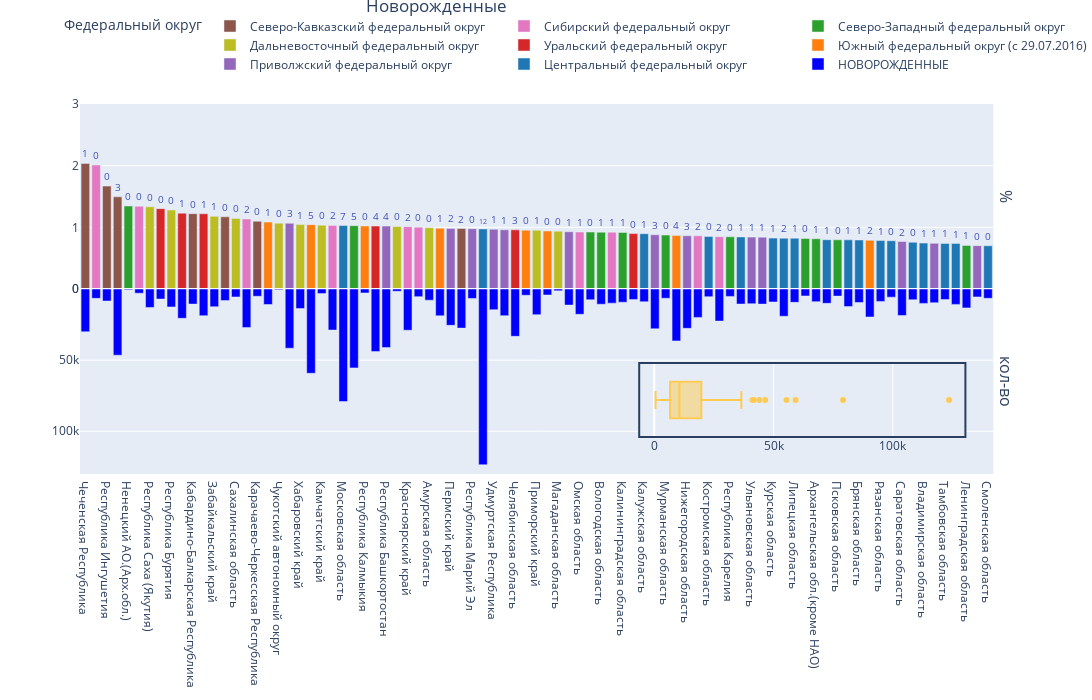

The notebook cell saved with this chart:
### Markdown cell above
##### 1.2.2 Новорожденные

### Code cell
# Создаем маску для формирования нужного нам датасета.
mask_newborn = data.sort_values(by='Новорожденные',ascending=False)
mask_newborn['ОКР'] = mask_newborn['Новорожденные']*100/mask_newborn['Численность населения']
mask_newborn_OKR = mask_newborn.sort_values(by='ОКР',ascending=False)

mask_perc = data.groupby('Федеральный округ')[['Численность населения','Новорожденные']].sum().reset_index()
mask_perc['Новорожденные в %'] = mask_perc['Новорожденные']*100/mask_perc['Численность населения'].astype('float')
mask_perc.sort_values(by='Новорожденные в %',ascending=False,inplace=True)
mask_perc['Новорожденные в %'] = mask_perc['Новорожденные в %'].round(2)
mask_perc['цвет'] = mask_perc['Федеральный округ'].map(dct_colors)


fig = make_subplots(rows=2,
                    cols=1,
                    vertical_spacing=0,
                    shared_xaxes=True,row_titles=['%','кол-во'])


for group in mask_newborn_OKR['Федеральный округ'].unique():
    mask = mask_newborn_OKR[mask_newborn_OKR['Федеральный округ']==group]
    fig.add_trace(col=1,
                  row=1,
                  trace=go.Bar(x=mask['Регионы'],
                  y=mask['ОКР'],
                  showlegend=True,
                  name=group,
                  text=mask['уровень населения'],
                  textfont={'size': 10},
                  legend='legend1',
                  textposition='outside',
                  textfont_color='#3F51B5', 
                  marker_color = dct_colors[group]))

fig.add_trace(go.Bar(x=mask_newborn_OKR['Регионы'],
                     y=mask_newborn_OKR['Новорожденные'],
                     marker_color='blue',name='НОВОРОЖДЕННЫЕ'),row=2,col=1)                  
    
fig.update_xaxes(categoryorder='array',categoryarray=mask_newborn_OKR['Регионы'],row=1,col=1) 
fig.update_yaxes(range=[0, 3],row=1,col=1)  
fig.update_yaxes(autorange="reversed", row=2, col=1)

fig.update_layout(height=700,
                  barmode='relative',
                  title=dict(text='Новорожденные',x=0.4,y=1),
                  width=1500,
                  legend=dict(x=0, y=1.25,title='Федеральный округ'), legend_orientation="h")


# Добавляем вставленный график
fig.add_trace(go.Box(x=data['Новорожденные'],name="",showlegend=False,xaxis="x3",yaxis="y3"))


# Конфигурация осей для вторичного графика

fig.update_layout(shapes=[dict(type="rect", #тип
                           xref="paper", # цвет 
                           yref="paper", # цвет 
                           x0=0.6, # начало графика x0 от левого края
                           y0=0.1, # начало графика y0 от нижнего края
                           x1=0.95, # конец графика x1 от левого края
                           y1=0.3, # конец графика y1 от нижнего края
                           line_width=2, #
                           fillcolor=None, #
                           opacity=1)], # прозрачность
)

# # Уточняем область отображения второго графика


fig.update_layout(
     xaxis3=dict(domain=[0.6, 0.95], anchor="y3"),  # определяем оси X для врезанного графика
     yaxis3=dict(domain=[0.1, 0.3], anchor="x3"))   # определяем оси Y для врезанного графика


fig.update_layout(
    xaxis3_title="",  # Убираем подпись оси X
    yaxis3_title=""   # Убираем подпись оси Y
)


fig.show()

### Figure 1 — Plotly figure (JSON) as saved in the notebook; plotly's stock layout.template omitted (floating-point values rounded to 4 significant figures)
{"data": [{"legend": "legend", "marker": {"color": "#8C564B"}, "name": "Северо-Кавказский федеральный округ", "showlegend": true, "text": [1, 0, 3, 0, 0, 0, 2], "textfont": {"color": "#3F51B5", "size": 10}, "textposition": "outside", "type": "bar", "x": ["Чеченская Республика", "Республика Ингушетия", "Республика Дагестан", "Кабардино-Балкарская Республика", "Республика Северная Осетия-Алания", "Карачаево-Черкесская Республика", "Ставропольский край"], "xaxis": "x", "y": [2.036, 1.669, 1.495, 1.221, 1.171, 1.099, 0.9804], "yaxis": "y"}, {"legend": "legend", "marker": {"color": "#E377C2"}, "name": "Сибирский федеральный округ", "showlegend": true, "text": [0, 0, 2, 2, 2, 0, 1, 1, 2, 2], "textfont": {"color": "#3F51B5", "size": 10}, "textposition": "outside", "type": "bar", "x": ["Республика Тыва", "Республика Алтай", "Иркутская область", "Новосибирская область", "Красноярский край", "Республика Хакасия", "Омская область", "Томская область", "Алтайский край", "Кемеровская область"], "xaxis": "x", "y": [2.01, 1.342, 1.135, 1.032, 1.011, 1.003, 0.9239, 0.921, 0.8621, 0.8482], "yaxis": "y"}, {"legend": "legend", "marker": {"color": "#2CA02C"}, "name": "Северо-Западный федеральный округ", "showlegend": true, "text": [0, 5, 0, 1, 1, 0, 0, 0, 1, 0, 1], "textfont": {"color": "#3F51B5", "size": 10}, "textposition": "outside", "type": "bar", "x": ["Ненецкий АО.(Арх.обл.)", "Санкт-Петербург", "Республика Коми", "Вологодская область", "Калининградская область", "Мурманская область", "Республика Карелия", "Новгородская область", "Архангельская обл.(кроме НАО)", "Псковская область", "Ленинградская область"], "xaxis": "x", "y": [1.347, 1.027, 0.9234, 0.9219, 0.9171, 0.8742, 0.8467, 0.8191, 0.8153, 0.7978, 0.7072], "yaxis": "y"}, {"legend": "legend", "marker": {"color": "#BCBD22"}, "name": "Дальневосточный федеральный округ", "showlegend": true, "text": [0, 0, 1, 0, 0, 1, 0, 0, 0, 1, 0], "textfont": {"color": "#3F51B5", "size": 10}, "textposition": "outside", "type": "bar", "x": ["Республика Саха (Якутия)", "Республика Бурятия", "Забайкальский край", "Сахалинская область", "Чукотский автономный округ", "Хабаровский край", "Камчатский край", "Еврейская автономная область", "Амурская область", "Приморский край", "Магаданская область"], "xaxis": "x", "y": [1.333, 1.28, 1.178, 1.145, 1.068, 1.044, 1.035, 1.014, 0.994, 0.9526, 0.9376], "yaxis": "y"}, {"legend": "legend", "marker": {"color": "#D62728"}, "name": "Уральский федеральный округ", "showlegend": true, "text": [0, 1, 1, 4, 3, 0], "textfont": {"color": "#3F51B5", "size": 10}, "textposition": "outside", "type": "bar", "x": ["ЯНАО(Тюменская обл.)", "ХМАО(Тюменская обл.)", "Тюменская обл.(кроме ХМАО,ЯНАО)", "Свердловская область", "Челябинская область", "Курганская область"], "xaxis": "x", "y": [1.303, 1.23, 1.22, 1.021, 0.9593, 0.8981], "yaxis": "y"}, {"legend": "legend", "marker": {"color": "#FF7F0E"}, "name": "Южный федеральный округ (с 29.07.2016)", "showlegend": true, "text": [1, 5, 0, 1, 0, 0, 4, 2], "textfont": {"color": "#3F51B5", "size": 10}, "textposition": "outside", "type": "bar", "x": ["Астраханская область", "Краснодарский край", "Республика Калмыкия", "Республика Крым", "Республика Адыгея", "Севастополь", "Ростовская область", "Волгоградская область"], "xaxis": "x", "y": [1.085, 1.044, 1.022, 0.9865, 0.954, 0.9407, 0.8691, 0.7894], "yaxis": "y"}, {"legend": "legend", "marker": {"color": "#9467BD"}, "name": "Приволжский федеральный округ", "showlegend": true, "text": [3, 4, 2, 0, 1, 1, 1, 3, 3, 1, 1, 2, 1, 0], "textfont": {"color": "#3F51B5", "size": 10}, "textposition": "outside", "type": "bar", "x": ["Республика Татарстан", "Республика Башкортостан", "Пермский край", "Республика Марий Эл", "Удмуртская Республика", "Оренбургская область", "Чувашская Республика", "Самарская область", "Нижегородская область", "Ульяновская область", "Кировская область", "Саратовская область", "Пензенская область", "Республика Мордовия"], "xaxis": "x", "y": [1.066, 1.02, 0.9822, 0.9776, 0.969, 0.9597, 0.9285, 0.8801, 0.8632, 0.8413, 0.8412, 0.7698, 0.7401, 0.7034], "yaxis": "y"}, {"legend": "legend", "marker": {"color": "#1F77B4"}, "name": "Центральный федеральный округ", "showlegend": true, "text": [7, 12, 1, 0, 1, 1, 2, 1, 1, 1, 1, 1, 0, 0, 1, 1, 1, 0], "textfont": {"color": "#3F51B5", "size": 10}, "textposition": "outside", "type": "bar", "x": ["Московская область", "Москва", "Калужская область", "Костромская область", "Ярославская область", "Курская область", "Воронежская область", "Липецкая область", "Тверская область", "Белгородская область", "Брянская область", "Рязанская область", "Орловская область", "Ивановская область", "Владимирская область", "Тамбовская область", "Тульская область", "Смоленская область"], "xaxis": "x", "y": [1.029, 0.9743, 0.8966, 0.8529, 0.8444, 0.8253, 0.8244, 0.8241, 0.7994, 0.7973, 0.795, 0.7847, 0.7819, 0.7585, 0.745, 0.7383, 0.7375, 0.701], "yaxis": "y"}, {"marker": {"color": "blue"}, "name": "НОВОРОЖДЕННЫЕ", "type": "bar", "x": ["Чеченская Республика", "Республика Тыва", "Республика Ингушетия", "Республика Дагестан", "Ненецкий АО.(Арх.обл.)", "Республика Алтай", "Республика Саха (Якутия)", "ЯНАО(Тюменская обл.)", "Республика Бурятия", "ХМАО(Тюменская обл.)", "Кабардино-Балкарская Республика", "Тюменская обл.(кроме ХМАО,ЯНАО)", "Забайкальский край", "Республика Северная Осетия-Алания", "Сахалинская область", "Иркутская область", "Карачаево-Черкесская Республика", "Астраханская область", "Чукотский автономный округ", "Республика Татарстан", "Хабаровский край", "Краснодарский край", "Камчатский край", "Новосибирская область", "Московская область", "Санкт-Петербург", "Республика Калмыкия", "Свердловская область", "Республика Башкортостан", "Еврейская автономная область", "Красноярский край", "Республика Хакасия", "Амурская область", "Республика Крым", "Пермский край", "Ставропольский край", "Республика Марий Эл", "Москва", "Удмуртская Республика", "Оренбургская область", "Челябинская область", "Республика Адыгея", "Приморский край", "Севастополь", "Магаданская область", "Чувашская Республика", "Омская область", "Республика Коми", "Вологодская область", "Томская область", "Калининградская область", "Курганская область", "Калужская область", "Самарская область", "Мурманская область", "Ростовская область", "Нижегородская область", "Алтайский край", "Костромская область", "Кемеровская область", "Республика Карелия", "Ярославская область", "Ульяновская область", "Кировская область", "Курская область", "Воронежская область", "Липецкая область", "Новгородская область", "Архангельская обл.(кроме НАО)", "Тверская область", "Псковская область", "Белгородская область", "Брянская область", "Волгоградская область", "Рязанская область", "Орловская область", "Саратовская область", "Ивановская область", "Владимирская область", "Пензенская область", "Тамбовская область", "Тульская область", "Ленинградская область", "Республика Мордовия", "Смоленская область"], "xaxis": "x2", "y": [30111, 6582, 8463, 46506, 594, 2955, 12957, 7092, 12620, 20605, 10604, 18753, 12484, 8157, 5591, 27137, 5118, 10911, 537, 41598, 13739, 59235, 3240, 28865, 79107, 55439, 2772, 43991, 41180, 1605, 28985, 5360, 7853, 18868, 25529, 27487, 6642, 123524, 14545, 18780, 33252, 4418, 18060, 4225, 1314, 11307, 17800, 7576, 10698, 9940, 9286, 7429, 8989, 27983, 6481, 36485, 27648, 19976, 5402, 22545, 5199, 10584, 10346, 10619, 9111, 19161, 9389, 4886, 8906, 10075, 4995, 12352, 9480, 19663, 8701, 5735, 18643, 7563, 10120, 9663, 7433, 10812, 13267, 5558, 6554], "yaxis": "y2"}, {"name": "", "showlegend": false, "type": "box", "x": [123524, 79107, 59235, 55439, 43991, 36485, 41180, 41598, 33252, 27648, 27983, 46506, 28985, 27487, 28865, 22545, 25529, 19663, 18643, 27137, 19161, 19976, 18780, 17800, 18868, 18060, 13267, 20605, 12352, 18753, 14545, 30111, 10812, 10120, 13739, 9663, 10619, 10075, 10584, 10346, 11307, 9480, 10698, 9389, 8701, 9111, 8906, 9940, 12484, 9286, 7433, 10911, 8989, 7563, 12620, 12957, 6554, 10604, 7429, 7576, 5558, 7853, 6481, 5735, 8157, 6642, 5402, 4995, 5199, 4886, 7092, 5360, 8463, 5591, 5118, 4418, 4225, 6582, 3240, 2772, 2955, 1605, 1314, 537, 594], "xaxis": "x3", "yaxis": "y3"}], "layout": {"annotations": [{"font": {"size": 16}, "showarrow": false, "text": "%", "textangle": 90, "x": 0.98, "xanchor": "left", "xref": "paper", "y": 0.75, "yanchor": "middle", "yref": "paper"}, {"font": {"size": 16}, "showarrow": false, "text": "кол-во", "textangle": 90, "x": 0.98, "xanchor": "left", "xref": "paper", "y": 0.25, "yanchor": "middle", "yref": "paper"}], "barmode": "relative", "height": 700, "legend": {"orientation": "h", "title": {"text": "Федеральный округ"}, "x": 0, "y": 1.25}, "shapes": [{"line": {"width": 2}, "opacity": 1, "type": "rect", "x0": 0.6, "x1": 0.95, "xref": "paper", "y0": 0.1, "y1": 0.3, "yref": "paper"}], "title": {"text": "Новорожденные", "x": 0.4, "y": 1}, "width": 1500, "xaxis": {"anchor": "y", "categoryarray": ["Чеченская Республика", "Республика Тыва", "Республика Ингушетия", "Республика Дагестан", "Ненецкий АО.(Арх.обл.)", "Республика Алтай", "Республика Саха (Якутия)", "ЯНАО(Тюменская обл.)", "Республика Бурятия", "ХМАО(Тюменская обл.)", "Кабардино-Балкарская Республика", "Тюменская обл.(кроме ХМАО,ЯНАО)", "Забайкальский край", "Республика Северная Осетия-Алания", "Сахалинская область", "Иркутская область", "Карачаево-Черкесская Республика", "Астраханская область", "Чукотский автономный округ", "Республика Татарстан", "Хабаровский край", "Краснодарский край", "Камчатский край", "Новосибирская область", "Московская область", "Санкт-Петербург", "Республика Калмыкия", "Свердловская область", "Республика Башкортостан", "Еврейская автономная область", "Красноярский край", "Республика Хакасия", "Амурская область", "Республика Крым", "Пермский край", "Ставропольский край", "Республика Марий Эл", "Москва", "Удмуртская Республика", "Оренбургская область", "Челябинская область", "Республика Адыгея", "Приморский край", "Севастополь", "Магаданская область", "Чувашская Республика", "Омская область", "Республика Коми", "Вологодская область", "Томская область", "Калининградская область", "Курганская область", "Калужская область", "Самарская область", "Мурманская область", "Ростовская область", "Нижегородская область", "Алтайский край", "Костромская область", "Кемеровская область", "Республика Карелия", "Ярославская область", "Ульяновская область", "Кировская область", "Курская область", "Воронежская область", "Липецкая область", "Новгородская область", "Архангельская обл.(кроме НАО)", "Тверская область", "Псковская область", "Белгородская область", "Брянская область", "Волгоградская область", "Рязанская область", "Орловская область", "Саратовская область", "Ивановская область", "Владимирская область", "Пензенская область", "Тамбовская область", "Тульская область", "Ленинградская область", "Республика Мордовия", "Смоленская область"], "categoryorder": "array", "domain": [0, 0.98], "matches": "x2", "showticklabels": false}, "xaxis2": {"anchor": "y2", "domain": [0, 0.98]}, "xaxis3": {"anchor": "y3", "domain": [0.6, 0.95], "title": {"text": ""}}, "yaxis": {"anchor": "x", "domain": [0.5, 1], "range": [0, 3]}, "yaxis2": {"anchor": "x2", "autorange": "reversed", "domain": [0, 0.5]}, "yaxis3": {"anchor": "x3", "domain": [0.1, 0.3], "title": {"text": ""}}}}
